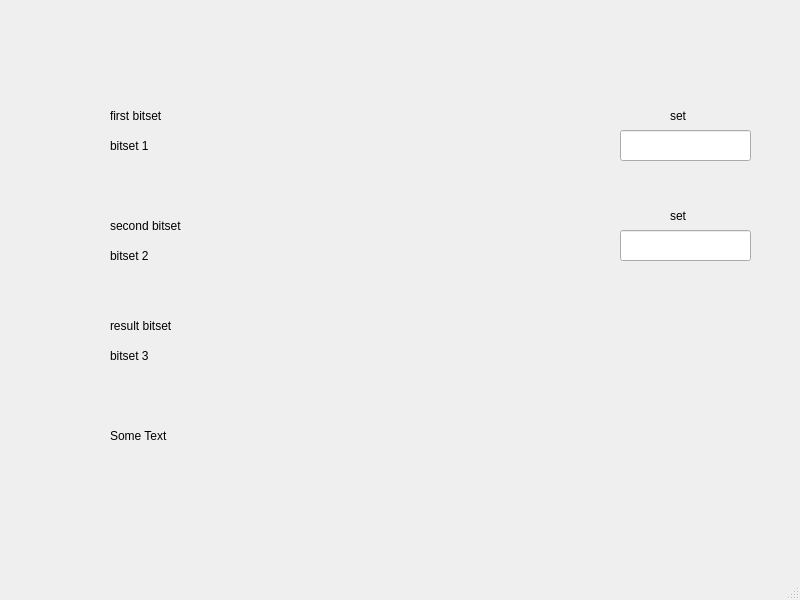
<?xml version="1.0" encoding="UTF-8"?>
<ui version="4.0">
 <class>MainWindow</class>
 <widget class="QMainWindow" name="MainWindow">
  <property name="geometry">
   <rect>
    <x>0</x>
    <y>0</y>
    <width>800</width>
    <height>600</height>
   </rect>
  </property>
  <property name="windowTitle">
   <string>MainWindow</string>
  </property>
  <widget class="QWidget" name="centralwidget">
   <widget class="QLabel" name="bitsetLabel1">
    <property name="geometry">
     <rect>
      <x>110</x>
      <y>100</y>
      <width>391</width>
      <height>91</height>
     </rect>
    </property>
    <property name="styleSheet">
     <string notr="true">font: 700 18pt &quot;Futura&quot;;</string>
    </property>
    <property name="text">
     <string>bitset 1</string>
    </property>
   </widget>
   <widget class="QLabel" name="bitsetLabel2">
    <property name="geometry">
     <rect>
      <x>110</x>
      <y>210</y>
      <width>391</width>
      <height>91</height>
     </rect>
    </property>
    <property name="styleSheet">
     <string notr="true">font: 700 18pt &quot;Futura&quot;;</string>
    </property>
    <property name="text">
     <string>bitset 2</string>
    </property>
   </widget>
   <widget class="QLabel" name="bitsetLabel3">
    <property name="geometry">
     <rect>
      <x>110</x>
      <y>310</y>
      <width>391</width>
      <height>91</height>
     </rect>
    </property>
    <property name="styleSheet">
     <string notr="true">font: 700 18pt &quot;Futura&quot;;</string>
    </property>
    <property name="text">
     <string>bitset 3</string>
    </property>
   </widget>
   <widget class="QLineEdit" name="set1lineEdit">
    <property name="geometry">
     <rect>
      <x>620</x>
      <y>130</y>
      <width>131</width>
      <height>31</height>
     </rect>
    </property>
   </widget>
   <widget class="QLineEdit" name="set2lineEdit">
    <property name="geometry">
     <rect>
      <x>620</x>
      <y>230</y>
      <width>131</width>
      <height>31</height>
     </rect>
    </property>
   </widget>
   <widget class="QLabel" name="label">
    <property name="geometry">
     <rect>
      <x>670</x>
      <y>100</y>
      <width>91</width>
      <height>31</height>
     </rect>
    </property>
    <property name="styleSheet">
     <string notr="true">font: 16pt &quot;Papyrus&quot;;</string>
    </property>
    <property name="text">
     <string>set</string>
    </property>
   </widget>
   <widget class="QLabel" name="label_2">
    <property name="geometry">
     <rect>
      <x>670</x>
      <y>200</y>
      <width>91</width>
      <height>31</height>
     </rect>
    </property>
    <property name="styleSheet">
     <string notr="true">font: 16pt &quot;Papyrus&quot;;</string>
    </property>
    <property name="text">
     <string>set</string>
    </property>
   </widget>
   <widget class="QLabel" name="someLabel">
    <property name="geometry">
     <rect>
      <x>110</x>
      <y>390</y>
      <width>391</width>
      <height>91</height>
     </rect>
    </property>
    <property name="styleSheet">
     <string notr="true">font: 700 18pt &quot;Futura&quot;;</string>
    </property>
    <property name="text">
     <string>Some Text</string>
    </property>
   </widget>
   <widget class="QLabel" name="label_3">
    <property name="geometry">
     <rect>
      <x>110</x>
      <y>100</y>
      <width>91</width>
      <height>31</height>
     </rect>
    </property>
    <property name="styleSheet">
     <string notr="true">font: 16pt &quot;Papyrus&quot;;</string>
    </property>
    <property name="text">
     <string>first bitset</string>
    </property>
   </widget>
   <widget class="QLabel" name="label_4">
    <property name="geometry">
     <rect>
      <x>110</x>
      <y>210</y>
      <width>101</width>
      <height>31</height>
     </rect>
    </property>
    <property name="styleSheet">
     <string notr="true">font: 16pt &quot;Papyrus&quot;;</string>
    </property>
    <property name="text">
     <string>second bitset</string>
    </property>
   </widget>
   <widget class="QLabel" name="label_5">
    <property name="geometry">
     <rect>
      <x>110</x>
      <y>310</y>
      <width>91</width>
      <height>31</height>
     </rect>
    </property>
    <property name="styleSheet">
     <string notr="true">font: 16pt &quot;Papyrus&quot;;</string>
    </property>
    <property name="text">
     <string>result bitset</string>
    </property>
   </widget>
  </widget>
  <widget class="QMenuBar" name="menubar">
   <property name="geometry">
    <rect>
     <x>0</x>
     <y>0</y>
     <width>800</width>
     <height>37</height>
    </rect>
   </property>
  </widget>
  <widget class="QStatusBar" name="statusbar"/>
 </widget>
 <resources/>
 <connections/>
</ui>
